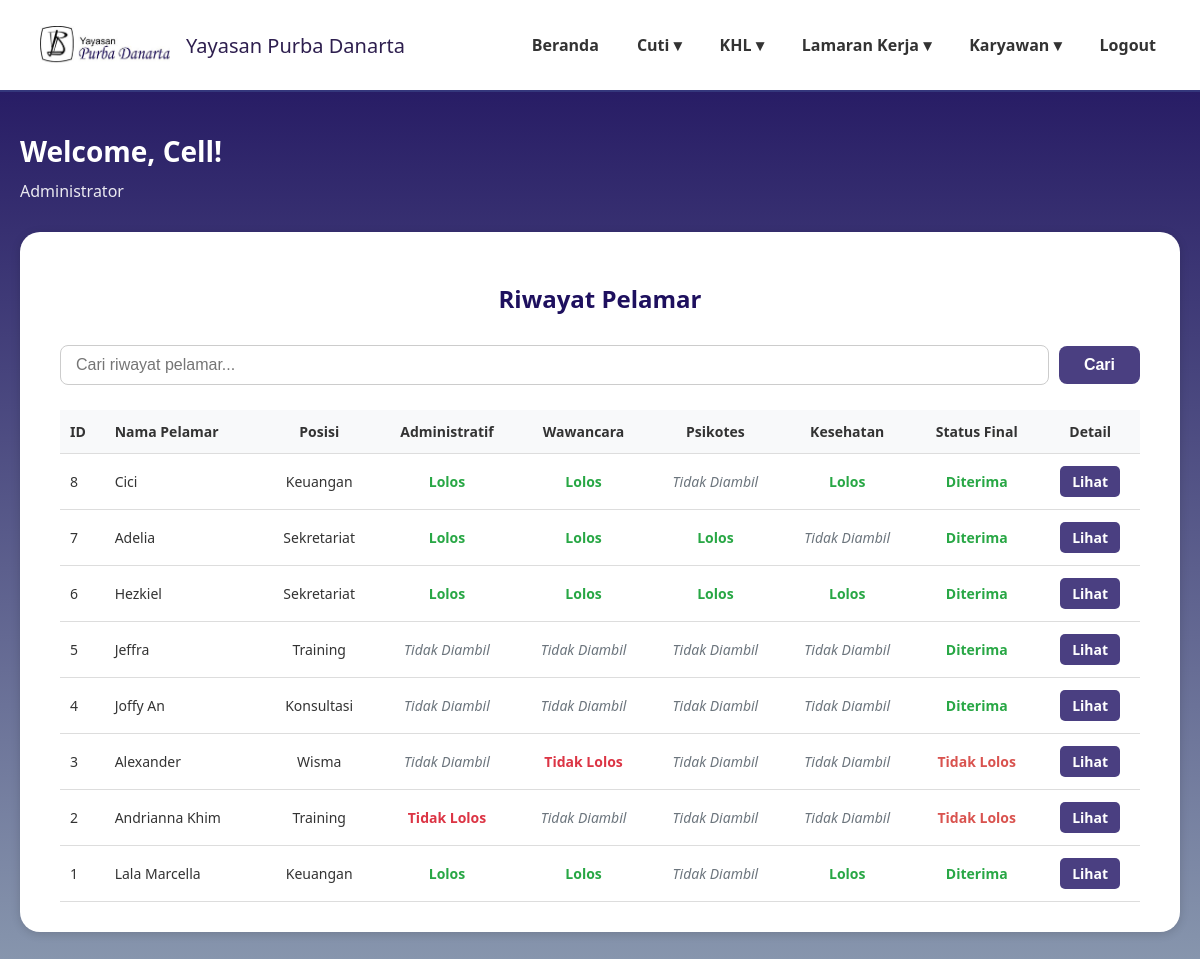
The app's page /riwayat_pelamar.php, older data.
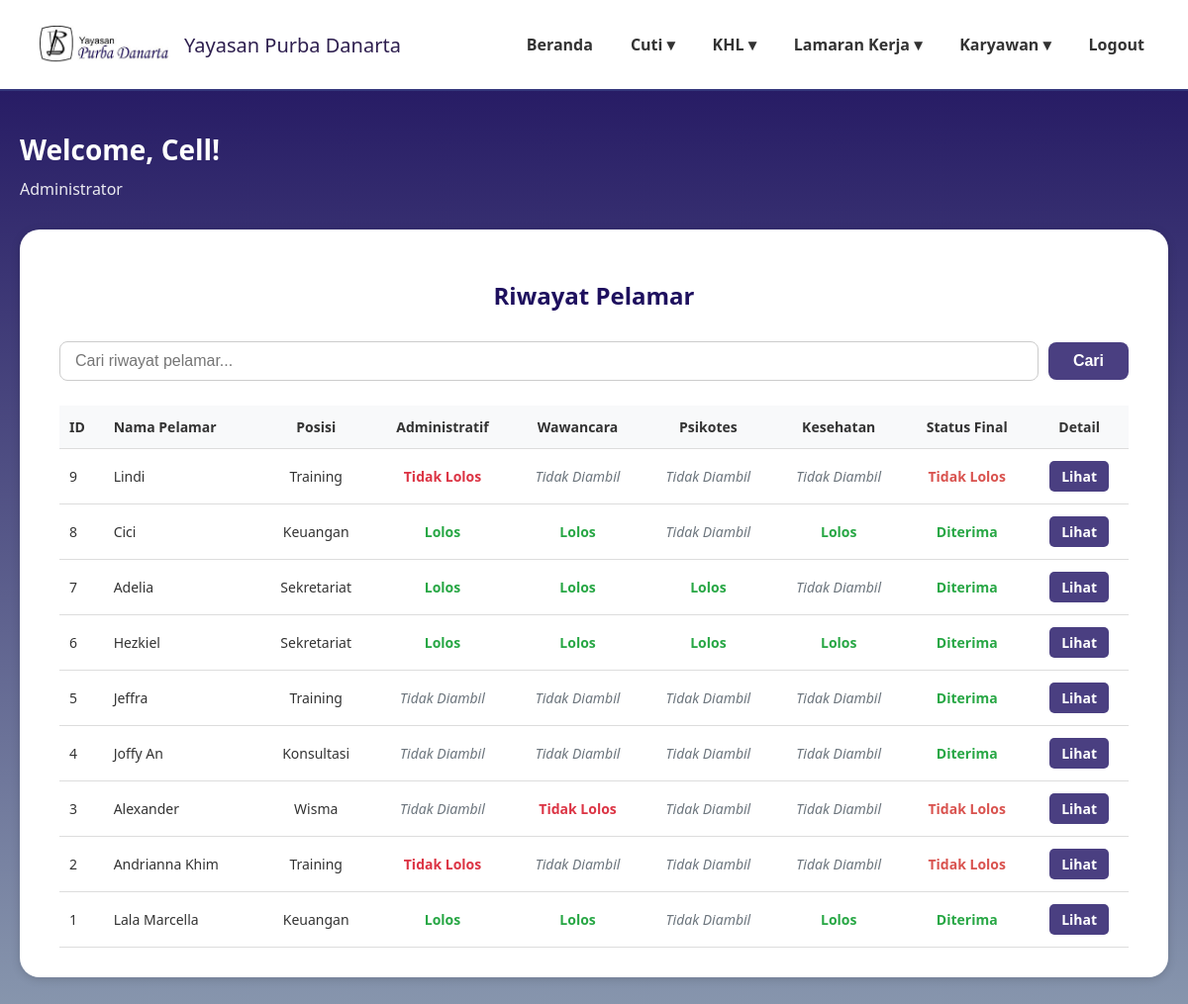
The same page, newer data.
### tables this page shows
CREATE TABLE `data_pelamar` (
  `id` int(11) NOT NULL,
  `user_id` int(11) NOT NULL,
  `nama_lengkap` varchar(100) DEFAULT NULL,
  `posisi_dilamar` varchar(100) DEFAULT NULL,
  `jenis_kelamin` varchar(20) DEFAULT NULL,
  `tempat_lahir` varchar(100) DEFAULT NULL,
  `tanggal_lahir` date DEFAULT NULL,
  `nik` varchar(50) DEFAULT NULL,
  `alamat_rumah` text DEFAULT NULL,
  `alamat_domisili` text DEFAULT NULL,
  `no_telp` varchar(20) DEFAULT NULL,
  `email` varchar(100) DEFAULT NULL,
  `agama` varchar(50) DEFAULT NULL,
  `kontak_darurat` varchar(50) DEFAULT NULL,
  `pendidikan_terakhir` varchar(50) DEFAULT NULL,
  `surat_lamaran` varchar(255) DEFAULT NULL,
  `cv` varchar(255) DEFAULT NULL,
  `photo_formal` varchar(255) DEFAULT NULL,
  `ijazah_transkrip` varchar(255) DEFAULT NULL,
  `berkas_pendukung` varchar(255) DEFAULT NULL,
  `ktp` varchar(255) DEFAULT NULL,
  `status` varchar(50) DEFAULT 'Menunggu Proses',
  `status_seleksi` varchar(100) DEFAULT 'Proses seleksi sedang berlangsung',
  `pengumuman` text DEFAULT 'Belum ada pengumuman saat ini.',
  `created_at` timestamp NOT NULL DEFAULT current_timestamp()
);

### riwayat_pelamar.php (the view, shortened to what this page needs)
<?php
require 'config.php';
$query_pelamar = $conn->prepare("
    SELECT
        dp.id,
        dp.nama_lengkap,
        dp.posisi_dilamar,
        COALESCE(rp.status_administratif, 'Tidak Diambil') as status_administratif,
        COALESCE(rp.status_wawancara, 'Tidak Diambil') as status_wawancara,
        COALESCE(rp.status_psikotes, 'Tidak Diambil') as status_psikotes,
        COALESCE(rp.status_kesehatan, 'Tidak Diambil') as status_kesehatan,
        COALESCE(rp.status_final, 'Tidak Diambil') as status_final
    FROM
        data_pelamar dp
    LEFT JOIN
        riwayat_pelamar rp ON dp.id = rp.pelamar_id
    WHERE
        dp.status IN ('Diterima', 'Tidak Lolos')
    ORDER BY
        dp.id DESC
");
$query_pelamar->execute();
$riwayat_pelamar_result = $query_pelamar->get_result();
function displayStatus($status) {
    switch($status) {
        case 'Lolos':
            return '<span style="color: #28a745; font-weight: bold;">Lolos</span>';
        case 'Tidak Lolos':
            return '<span style="color: #dc3545; font-weight: bold;">Tidak Lolos</span>';
        case 'Tidak Diambil':
        default:
            return '<span style="color: #6c757d; font-style: italic;">Tidak Diambil</span>';
    }
}
?>
<!DOCTYPE html>
<html lang="id">
<head>
</head>
<body>
<header>
    <div class="logo">
        <img src="image/namayayasan.png" alt="Logo Yayasan">
        <span>Yayasan Purba Danarta</span>
    </div>
    <nav>
        <ul>
            <li><a href="dashboardadmin.php">Beranda</a></li>
            <li><a href="#">Cuti ▾</a>
            </li>
            <li><a href="#">KHL ▾</a>
            </li>
            <li><a href="#">Lamaran Kerja ▾</a>
            </li>
            <li><a href="#">Karyawan ▾</a>
            </li>
            <li><a href="logout2.php">Logout</a></li>
        </ul>
    </nav>
</header>
<main>
    <h1>Welcome, Cell!</h1>
    <p class="admin-title">Administrator</p>
    <div class="card">
        <h2 class="page-title">Riwayat Pelamar</h2>
        <div class="action-bar">
            <input type="search" placeholder="Cari riwayat pelamar...">
            <button class="btn-cari">Cari</button>
        </div>
        <div style="overflow-x:auto;">
            <table class="data-table">
                <thead>
                    <tr>
                        <th class="text-left">ID</th>
                        <th class="text-left">Nama Pelamar</th>
                        <th>Posisi</th>
                        <th>Administratif</th>
                        <th>Wawancara</th>
                        <th>Psikotes</th>
                        <th>Kesehatan</th>
                        <th>Status Final</th>
                        <th>Detail</th>
                    </tr>
                </thead>
                <tbody>
                    <?php if ($riwayat_pelamar_result->num_rows > 0): ?>
                        <?php while($row = $riwayat_pelamar_result->fetch_assoc()): ?>
                            <tr>
                                <td class="text-left"><?= $row['id'] ?></td>
                                <td class="text-left"><?= htmlspecialchars($row['nama_lengkap']) ?></td>
                                <td><?= htmlspecialchars($row['posisi_dilamar']) ?></td>
                                <td><?= displayStatus($row['status_administratif']) ?></td>
                                <td><?= displayStatus($row['status_wawancara']) ?></td>
                                <td><?= displayStatus($row['status_psikotes']) ?></td>
                                <td><?= displayStatus($row['status_kesehatan']) ?></td>
                                <td>
                                    <?php if ($row['status_final'] == 'Diterima'): ?>
                                        <span class="status-diterima">Diterima</span>
                                    <?php elseif ($row['status_final'] == 'Tidak Lolos'): ?>
                                        <span class="status-tidak-lolos">Tidak Lolos</span>
                                    <?php else: ?>
                                        -
                                    <?php endif; ?>
                                </td>
                                <td><a href="detail_pelamar.php?id=<?= $row['id'] ?>" class="btn-aksi btn-lihat">Lihat</a></td>
                            </tr>
                        <?php endwhile; ?>
                    <?php else: ?>
                        <tr><td colspan="9" class="no-data">Belum ada riwayat pelamar.</td></tr>
                    <?php endif; ?>
                </tbody>
            </table>
        </div>
    </div>
</main>
</body>
</html>

Row changes from the older to the newer data that the page shows:
added data_pelamar: id "9", nama_lengkap "Lindi", posisi_dilamar "Training", shows "Tidak Lolos"
